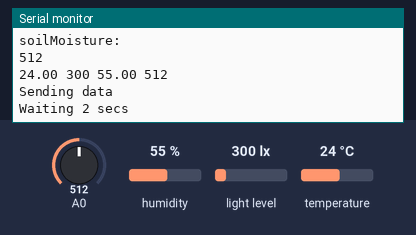
The sketch below on a simulated ESP8266 (NodeMCU). Shown: the last lines printed to the serial monitor. The inputs (shaded band) are chosen by the test bench; at power-on: humidity 55 %, light level 300 lx, A0 = 512, temperature 24 °C. WiFi joins after 1.5 s; servers stay silent unless stated.

Above: at 2.7 s.
2.8 s: humidity set to 22 %
At 3.92 s:
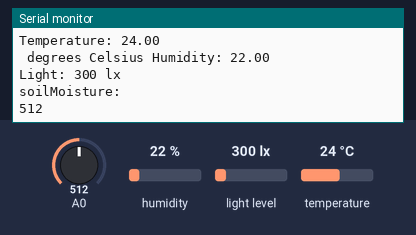
5.8 s: light level set to 40 lx
At 7.2 s:
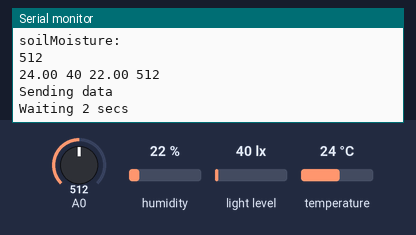
8.8 s: A0 set to 716
At 11.3 s:
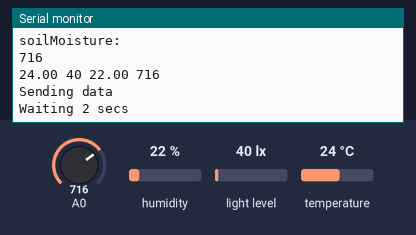
11.8 s: temperature set to 12 °C
At 13.9 s:
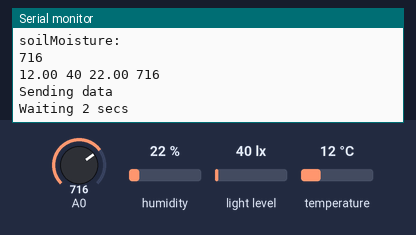
14.8 s: light level set to 500 lx
At 16.6 s:
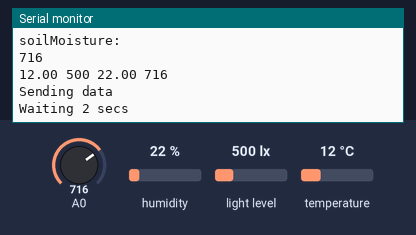
17.8 s: A0 set to 992
At 20.7 s:
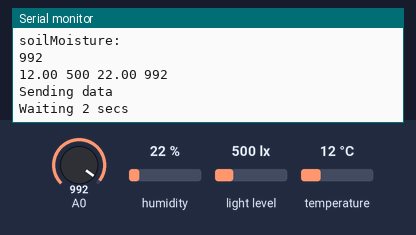
Timing chart, 0 to 21.8 s (numbered marks = the images above; inputs shaded):
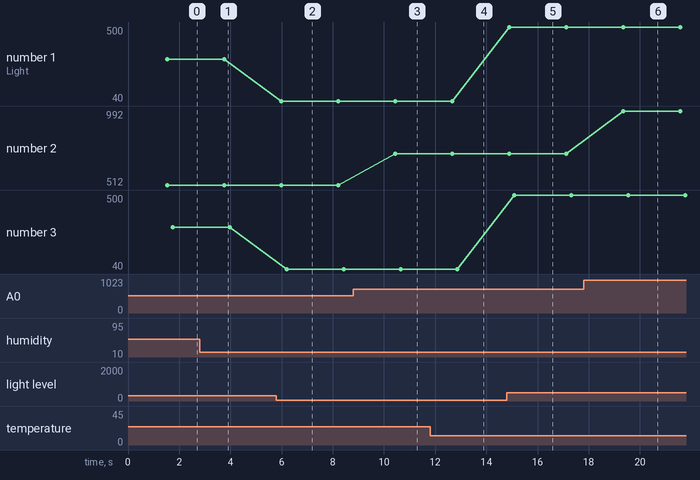

The sketch:

sketch_nov15a.ino
```cpp
#include <DHT.h>
#include <ESP8266WiFi.h>

#include <Wire.h>
#include <BH1750.h>

#define DHTPIN D10
#define DHTTYPE DHT11


// replace with your channel’s thingspeak API key and your SSID and password
String apiKey = "1V4RPTI017VCYSDJ";
const char* ssid = "DILAB_615";
const char* password = "dilab5541";
const char* server = "155.230.86.89";


DHT dht(DHTPIN, DHTTYPE);
WiFiClient client;

BH1750 lightMeter;

void setup()
{

Serial.begin(115200);
WiFi.begin(ssid, password);

Serial.println();
Serial.println();
Serial.print("Connecting to ");
Serial.println(ssid);

WiFi.begin(ssid, password);

while (WiFi.status() != WL_CONNECTED)
{
delay(500);
Serial.print(".");
}
Serial.println("");
Serial.println("WiFi connected");

dht.begin();
lightMeter.begin();

Serial.println(F("BH1750 Test"));
Serial.println("Running...");
delay(10);

}
void loop()
{

int soilMoistureValue = 0;

float h = dht.readHumidity();
float t = dht.readTemperature();

uint16_t lux = lightMeter.readLightLevel();

soilMoistureValue = analogRead(A0);

if (isnan(h) || isnan(t))
{
//Serial.println("Failed to read from DHT sensor!");
return;
}

Serial.print("Temperature: ");
Serial.println(t);
Serial.print(" degrees Celsius Humidity: ");
Serial.println(h);
Serial.print("Light: ");
Serial.print(lux);
Serial.println(" lx\nsoilMoisture: ");
Serial.println(soilMoistureValue);

String postStr ;
postStr += String(t);
postStr +=" ";
postStr += String(lux);
postStr +=" ";
postStr += String(h);
postStr +=" ";
postStr += String(soilMoistureValue);
postStr += "\r\n\r\n";


if (client.connect(server,3000)) {
String postStr ;
postStr += String(t);
postStr +=" ";
postStr += String(lux);
postStr +=" ";
postStr += String(h);
postStr +=" ";
postStr += String(soilMoistureValue);
postStr += "\r\n\r\n";

Serial.println(postStr);
//client.print("POST /update HTTP/1.1\n");
//client.print("Host: api.thingspeak.com\n");
//client.print("Connection: close\n");
//client.print("X-THINGSPEAKAPIKEY: "+apiKey+"\n");
//client.print("Content-Type: application/x-www-form-urlencoded\n");
//client.print("Content-Length: ");
//client.print(postStr.length());
//client.print("\n\n");
client.print(postStr);


Serial.println("Sending data");
}

client.stop();

Serial.println("Waiting 2 secs");
// thingspeak needs at least a 15 sec delay between updates
// 20 seconds to be safe
delay(2000);
}
```

Measured:
- after the input at 2.8 s, the serial monitor: prints a new line after 0.97 s (image 1)
- after the input at 5.8 s, the serial monitor: prints a new line after 0.19 s (image 2)
- after the input at 8.8 s, the serial monitor: prints a new line after 1.6 s (image 3)
- after the input at 11.8 s, the serial monitor: prints a new line after 0.87 s (image 4)
- after the input at 14.8 s, the serial monitor: prints a new line after 0.10 s (image 5)
- after the input at 17.8 s, the serial monitor: prints a new line after 1.6 s (image 6)
- plotted number 1: 300 → 40 after the input at 5.8 s, 40 → 500 after the input at 14.8 s
- plotted number 2: 512 → 716 after the input at 8.8 s, 716 → 992 after the input at 17.8 s
